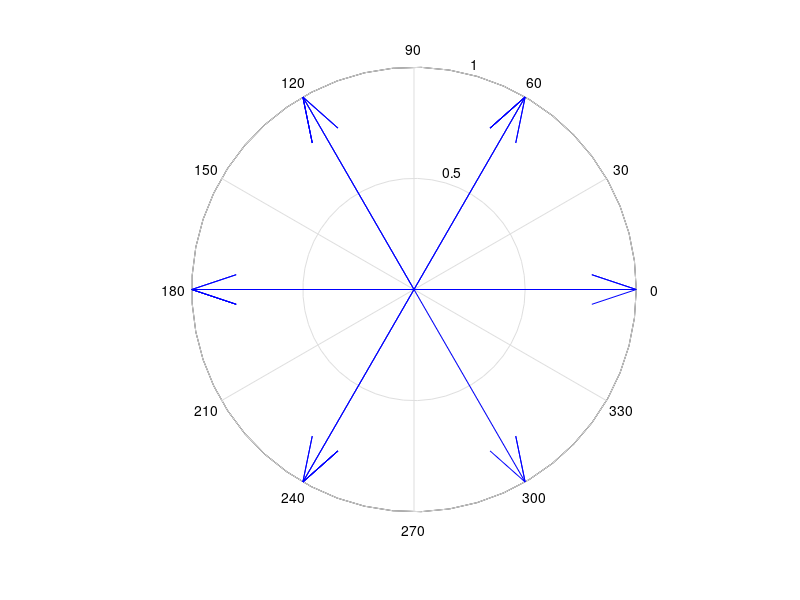

Write MATLAB code to recreate this figure.

close all
clear all
clc

%24Slot-22Pole-First Harmonic
M = cos(0*pi/180)
N = sin(0*pi/180)
figure(1)
compass(M,N)
hold on
M = cos(300*pi/180)
N = sin(300*pi/180)
figure(1)
compass(M, N)
hold on
M = cos(120*pi/180)
N = sin(120*pi/180)
figure(1)
compass(M, N)
hold on
M = cos(60*pi/180)
N = sin(60*pi/180)
figure(1)
compass(M, N)
hold on
M = cos(240*pi/180)
N = sin(240*pi/180)
figure(1)
compass(M, N)
hold on
M = cos(180*pi/180)
N = sin(180*pi/180)
figure(1)
compass(M, N)
hold on
M = cos(120*pi/180)
N = sin(120*pi/180)
figure(1)
compass(M, N)
hold on
M = cos(60*pi/180)
N = sin(60*pi/180)
figure(1)
compass(M, N)
hold on
M = cos(240*pi/180)
N = sin(240*pi/180)
figure(1)
compass(M, N)
hold on
M = cos(180*pi/180)
N = sin(180*pi/180)
figure(1)
compass(M, N)
